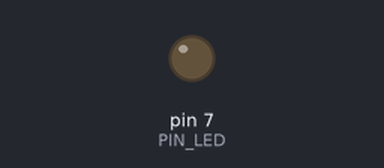
A sketch run on a simulated Arduino Uno, built with avr-gcc and run on an emulated ATmega328P. Parts: output pins drawn as LEDs (lit = HIGH). Dashed ring = blinking. What the sketch prints to the serial monitor is not drawn.

Above: at 0.4 s.
At 1.75 s:
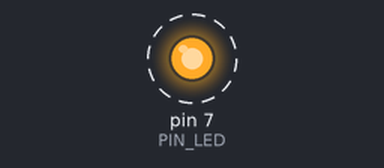
Timing chart, 0 to 3.0 s (numbered marks = the images above):
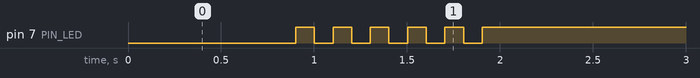

Measured:
- by itself, pin 7 (PIN_LED): alternates HIGH for 0.10 s and LOW for 0.10 s, 11 changes in all, then stays HIGH

The sketch:

gpio___.ino
```cpp
#define PIN_LED 7
unsigned int count, toggle;
void setup() {
  pinMode(PIN_LED, OUTPUT);
  Serial.begin(115200);
  while (!Serial){
    ;
  }

  count = toggle = 1;
  digitalWrite(PIN_LED, toggle);
}

void loop() {
  Serial.println(++count);
  toggle = toggle_state(toggle);
  Serial.println(toggle);
  digitalWrite(PIN_LED, toggle);
  delay(100);
}
int toggle_state(int toggle){
  if(count <10){
    toggle = 0;
    }
  else if(count>20){
    toggle = 1;
  }
  else{
    if (count % 2 ==0){
      toggle = 0;
    }
    else{
      toggle = 1;
    }
  }
  return toggle;
}
```
